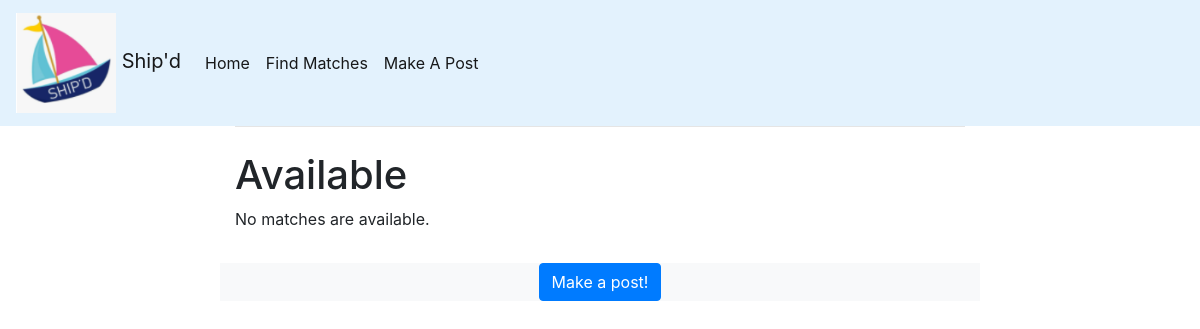
The page /matches/match/ on the database as committed earlier.
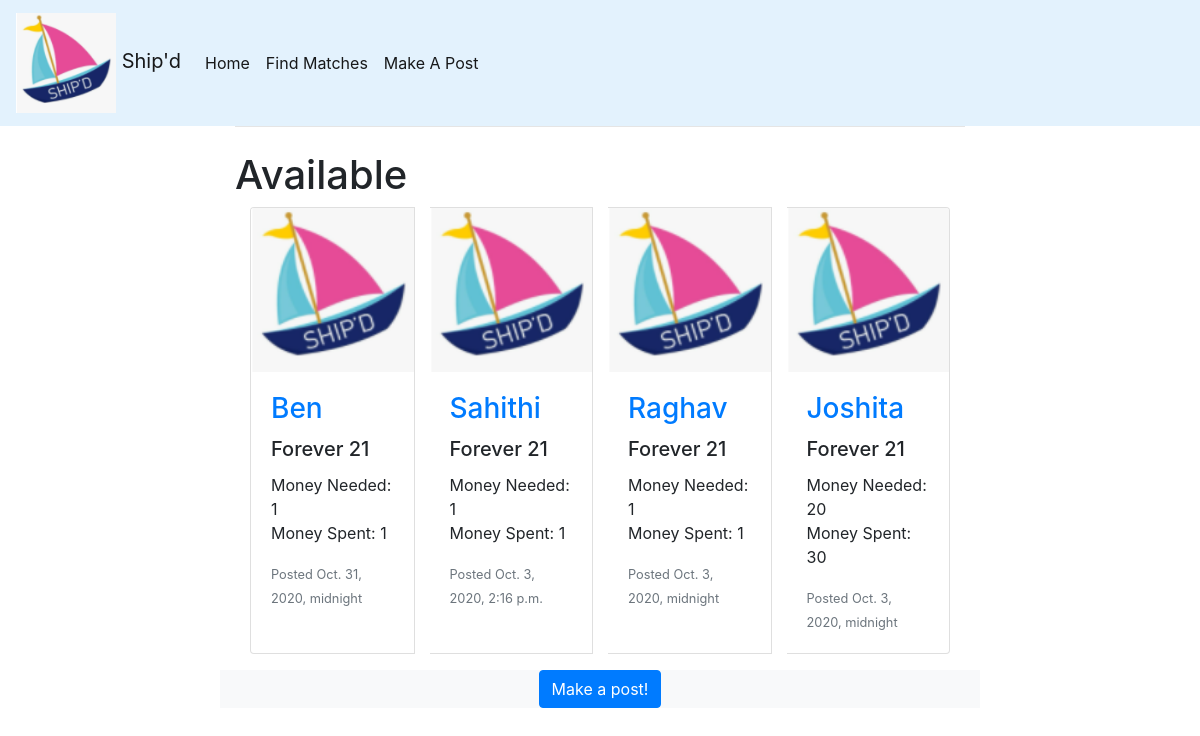
The same page on the database as committed later.
### matches/models.py (models this page shows, shortened)
class Match(models.Model):
    op_name = models.CharField(max_length=200)
    op_email = models.EmailField(max_length=200)
    op_number = models.CharField(max_length=200)
    pub_date = models.DateTimeField('date published')
    money_needed = models.PositiveSmallIntegerField()
    money_spending = models.PositiveSmallIntegerField()
    store = models.CharField(max_length=200)
    resolved = models.BooleanField()
    def was_published_recently(self):
        now = timezone.now()
        return now - datetime.timedelta(days=1) <= self.pub_date <= now
    was_published_recently.admin_order_field = 'pub_date'
    was_published_recently.boolean = True
    was_published_recently.short_description = 'Published recently?'

### matches/views.py (the view)
# urls.py: path('match/', views.MatchView.as_view(), name='match'),
class MatchView(generic.ListView):
    template_name = 'matches/match.html'
    context_object_name = 'matches_list'
    def get_queryset(self):
        return Match.objects.order_by('-pub_date')

### matches/templates/matches/match.html (shortened to what this page needs)
{% extends 'base.html' %}
{% load static %}
{% block content %}
<h1>Available</h1>
<div class="card-deck">
    <div class="container">
        {% if matches_list %}
        <div class="card-group">
        {% for match in matches_list %}
        <div class="card">
            <img class="card-img-top" src="{% static 'matches/images/logo.png' %}" alt="Card image cap">
            <div class="card-body">
              <h3 class="card-title"><a href="{% url 'matches:matchdetail' match.id %}">{{ match.op_name }}</a></h3>
              <h5 class="card-title">{{ match.store }}</h5>
              <p class="card-text">Money Needed: {{ match.money_needed }} <br> Money Spent: {{ match.money_spending }}</p>
              <p class="card-text"><small class="text-muted">Posted {{ match.pub_date }}</small></p>
            </div>
        </div>
        {% endfor %}
        </div>
        {% else %}
        <p>No matches are available.</p>
        {% endif %}
    </div>
    <div class="container my-3 bg-light">
        <div class="col-md-12 text-center">
            <a class="btn btn-primary center" href="post" role="button">Make a post!</a>
        </div>
    </div>
</div>
{% endblock %}

### matches/templates/base.html (shortened to what this page needs)
{% load static %}
<!doctype html>
<html lang="en">
  <head>
    <link rel="stylesheet" href="https://stackpath.bootstrapcdn.com/bootstrap/4.1.3/css/bootstrap.min.css">
  </head>
  <body>
    <header>
      <nav class="navbar navbar-expand-lg navbar-light" style="background-color: #e3f2fd;">
        <a class="navbar-brand" href="/matches/">
          <img src="{% static 'matches/images/logo.png' %}" width="100" height="100" alt="Ship'd"> Ship'd
        </a>
        <div class="container-lg">
            <div class="collapse navbar-collapse" id="navbarsWow">
                <ul class="navbar-nav ml-auto">
                  <li class="nav-item active">
                    <a class="nav-link" href="/matches/">Home</a>
                  </li>
                  <li class="nav-item active">
                    <a class="nav-link" href="/matches/match/">Find Matches</a>
                  </li>
                  <li class="nav-item active">
                    <a class="nav-link highlight" href="/matches/post/">Make A Post</a>
                  </li>
                </ul>
          </div>
      </div>
    </nav>
  </header>
  <div class="container" style="padding-bottom: 2rem;">
    <div class="row justify-content-center">
      <div class="col-8">
        <hr class="mt-0 mb-4">
        {% block content %}
        {% endblock %}
      </div>
    </div>
  </div>
</body>
</html>

Rows that differ between the two databases and show on the page:
added Match: op_name "Ben", store "Forever 21", money_needed "1", money_spending "1", pub_date "Oct. 31, 2020, midnight"
added Match: op_name "Sahithi", store "Forever 21", money_needed "1", money_spending "1", pub_date "Oct. 3, 2020, 2:16 p.m."
added Match: op_name "Raghav", store "Forever 21", money_needed "1", money_spending "1", pub_date "Oct. 3, 2020, midnight"
added Match: op_name "Joshita", store "Forever 21", money_needed "20", money_spending "30", pub_date "Oct. 3, 2020, midnight"
Other text that changed with them:
text no longer shown: "No matches are available."
